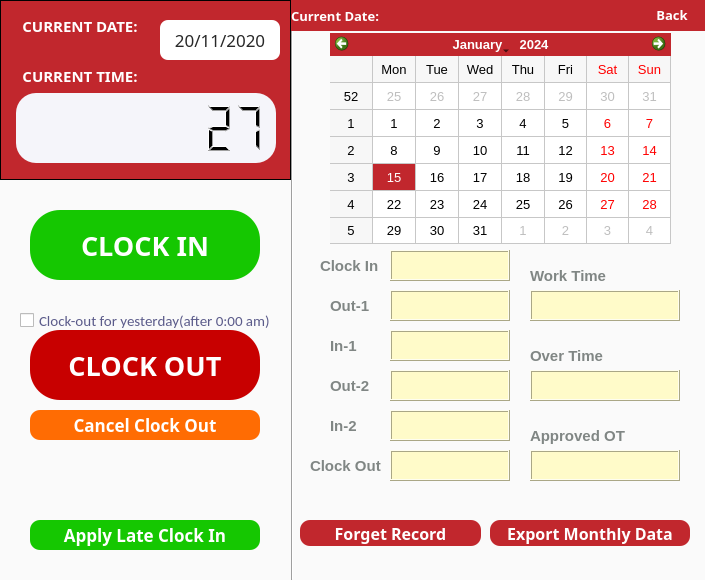
<?xml version="1.0" encoding="UTF-8"?>
<ui version="4.0">
 <class>TimeCard</class>
 <widget class="QMainWindow" name="TimeCard">
  <property name="geometry">
   <rect>
    <x>0</x>
    <y>0</y>
    <width>705</width>
    <height>580</height>
   </rect>
  </property>
  <property name="minimumSize">
   <size>
    <width>705</width>
    <height>580</height>
   </size>
  </property>
  <property name="maximumSize">
   <size>
    <width>705</width>
    <height>580</height>
   </size>
  </property>
  <property name="windowTitle">
   <string>Time Card</string>
  </property>
  <property name="styleSheet">
   <string notr="true">QMainWindow
{
    background-color:rgb(250, 250, 250);

}</string>
  </property>
  <widget class="QWidget" name="centralwidget">
   <widget class="QPushButton" name="pushButton">
    <property name="geometry">
     <rect>
      <x>30</x>
      <y>210</y>
      <width>230</width>
      <height>70</height>
     </rect>
    </property>
    <property name="font">
     <font>
      <family>Microsoft Yahei</family>
      <pointsize>20</pointsize>
      <weight>75</weight>
      <bold>true</bold>
     </font>
    </property>
    <property name="styleSheet">
     <string notr="true">QPushButton

{
    /*字体为微软雅黑*/
    font-family:Microsoft Yahei;
    /*字体大小为20点*/
    font-size:20pt;
    /*字体颜色为白色*/    
    color:white;
    /*背景颜色*/  
    background-color:rgb(21, 199, 1);
    /*边框圆角半径为8像素*/ 
    border-radius:30px;

}

/*按钮停留态*/
QPushButton:hover
{
    /*背景颜色*/  
    background-color:rgb(21, 175, 0);
    padding-left:-3px;
    /*上内边距为3像素，让按下时字向下移动3像素*/  
    padding-top:-3px;
	font-size:23pt;
}

/*按钮按下态*/
QPushButton:pressed
{
    /*背景颜色*/  
    background-color:rgb(0, 113, 0);
    /*左内边距为3像素，让按下时字向右移动3像素*/  
    padding-left:3px;
    /*上内边距为3像素，让按下时字向下移动3像素*/  
    padding-top:3px;
    font-size:20pt;
}</string>
    </property>
    <property name="text">
     <string>CLOCK IN</string>
    </property>
   </widget>
   <widget class="QPushButton" name="pushButton_2">
    <property name="geometry">
     <rect>
      <x>30</x>
      <y>330</y>
      <width>230</width>
      <height>70</height>
     </rect>
    </property>
    <property name="font">
     <font>
      <family>Microsoft Yahei</family>
      <pointsize>20</pointsize>
      <weight>75</weight>
      <bold>true</bold>
     </font>
    </property>
    <property name="styleSheet">
     <string notr="true">QPushButton
{
    /*字体为微软雅黑*/
    font-family:Microsoft Yahei;
    /*字体大小为20点*/
    font-size:20pt;
    /*字体颜色为白色*/    
    color:white;
    /*背景颜色*/  
    background-color:rgb(200, 0, 0);
    /*边框圆角半径为8像素*/ 
    border-radius:30px;
}

/*按钮停留态*/
QPushButton:hover
{
    /*背景颜色*/  
    background-color:rgb(176, 0, 0);
    padding-left:-3px;
    /*上内边距为3像素，让按下时字向下移动3像素*/  
    padding-top:-3px;
	font-size:22pt;
}

/*按钮按下态*/
QPushButton:pressed
{
    /*背景颜色*/  
    background-color:rgb(147, 0, 0);
    /*左内边距为3像素，让按下时字向右移动3像素*/  
    padding-left:3px;
    /*上内边距为3像素，让按下时字向下移动3像素*/  
    padding-top:3px;
    font-size:20pt;
}</string>
    </property>
    <property name="text">
     <string>CLOCK OUT</string>
    </property>
   </widget>
   <widget class="QLCDNumber" name="lcdNumber">
    <property name="geometry">
     <rect>
      <x>16</x>
      <y>93</y>
      <width>260</width>
      <height>70</height>
     </rect>
    </property>
    <property name="font">
     <font>
      <pointsize>11</pointsize>
      <weight>75</weight>
      <italic>false</italic>
      <bold>true</bold>
      <underline>false</underline>
      <strikeout>false</strikeout>
      <stylestrategy>PreferDefault</stylestrategy>
     </font>
    </property>
    <property name="autoFillBackground">
     <bool>false</bool>
    </property>
    <property name="styleSheet">
     <string notr="true">QLCDNumber{
		background-color:rgb(245, 245, 250);
		color:rgb(0, 0, 0);
		 border-radius:20px;
}</string>
    </property>
    <property name="frameShape">
     <enum>QFrame::Panel</enum>
    </property>
    <property name="frameShadow">
     <enum>QFrame::Sunken</enum>
    </property>
    <property name="lineWidth">
     <number>3</number>
    </property>
    <property name="smallDecimalPoint">
     <bool>true</bool>
    </property>
    <property name="digitCount">
     <number>8</number>
    </property>
    <property name="value" stdset="0">
     <double>27.000000000000000</double>
    </property>
   </widget>
   <widget class="QCalendarWidget" name="calendarWidget">
    <property name="geometry">
     <rect>
      <x>330</x>
      <y>33</y>
      <width>341</width>
      <height>211</height>
     </rect>
    </property>
    <property name="font">
     <font>
      <pointsize>10</pointsize>
     </font>
    </property>
    <property name="autoFillBackground">
     <bool>false</bool>
    </property>
    <property name="styleSheet">
     <string notr="true">QCalendarWidget QTableView {
    selection-background-color: #C1272D;
}

#qt_calendar_navigationbar {
    background-color: #C1272D;
	font-weight: bold;
    color: white;
}</string>
    </property>
    <property name="gridVisible">
     <bool>true</bool>
    </property>
   </widget>
   <widget class="Line" name="line">
    <property name="geometry">
     <rect>
      <x>282</x>
      <y>0</y>
      <width>20</width>
      <height>580</height>
     </rect>
    </property>
    <property name="frameShadow">
     <enum>QFrame::Sunken</enum>
    </property>
    <property name="lineWidth">
     <number>1</number>
    </property>
    <property name="orientation">
     <enum>Qt::Vertical</enum>
    </property>
   </widget>
   <widget class="QPushButton" name="pushButton_3">
    <property name="geometry">
     <rect>
      <x>300</x>
      <y>520</y>
      <width>181</width>
      <height>26</height>
     </rect>
    </property>
    <property name="font">
     <font>
      <family>Microsoft Yahei</family>
      <pointsize>12</pointsize>
      <weight>75</weight>
      <bold>true</bold>
     </font>
    </property>
    <property name="styleSheet">
     <string notr="true">QPushButton
{
    /*字体为微软雅黑*/
    font-family:Microsoft Yahei;
    /*字体大小为20点*/
    font-size:12pt;
    /*字体颜色为白色*/    
    color:white;
    /*背景颜色*/  
    background-color:#C1272D;
    /*边框圆角半径为8像素*/ 
    border-radius:10px;
}

/*按钮停留态*/
QPushButton:hover
{
    /*背景颜色*/  
    background-color:#9e1e24;
    padding-left:-3px;
    /*上内边距为3像素，让按下时字向下移动3像素*/  
    padding-top:-3px;

}

/*按钮按下态*/
QPushButton:pressed
{
    /*背景颜色*/  
    background-color:#CD5257;
    /*左内边距为3像素，让按下时字向右移动3像素*/  
    padding-left:3px;
    /*上内边距为3像素，让按下时字向下移动3像素*/  
    padding-top:3px;
}</string>
    </property>
    <property name="text">
     <string>Forget Record</string>
    </property>
   </widget>
   <widget class="QLabel" name="label_2">
    <property name="geometry">
     <rect>
      <x>291</x>
      <y>0</y>
      <width>420</width>
      <height>31</height>
     </rect>
    </property>
    <property name="styleSheet">
     <string notr="true">QWidget
{
    /*字体为微软雅黑*/
    font-family:Microsoft Yahei;
    /*字体大小为20点*/
    font-size:10pt;
    /*字体颜色为白色*/    
	font-weight:bold;
    color:white;
    /*背景颜色*/  
    background-color:#C1272D;

}
</string>
    </property>
    <property name="text">
     <string>Current Date:</string>
    </property>
    <property name="alignment">
     <set>Qt::AlignLeading|Qt::AlignLeft|Qt::AlignVCenter</set>
    </property>
   </widget>
   <widget class="QTextEdit" name="textEdit">
    <property name="geometry">
     <rect>
      <x>390</x>
      <y>250</y>
      <width>120</width>
      <height>31</height>
     </rect>
    </property>
    <property name="styleSheet">
     <string notr="true">QTextEdit

{
    /*字体为微软雅黑*/
    font-family:Microsoft Yahei;
    /*字体大小为20点*/
	color:rgb(50, 50, 50);
   font-size:10pt;
	background-color:rgb(255, 251, 201);
}
</string>
    </property>
    <property name="frameShape">
     <enum>QFrame::Box</enum>
    </property>
    <property name="frameShadow">
     <enum>QFrame::Raised</enum>
    </property>
    <property name="lineWidth">
     <number>1</number>
    </property>
   </widget>
   <widget class="QLabel" name="label_3">
    <property name="geometry">
     <rect>
      <x>320</x>
      <y>250</y>
      <width>90</width>
      <height>31</height>
     </rect>
    </property>
    <property name="font">
     <font>
      <family>Microsoft Yahei UI</family>
      <pointsize>11</pointsize>
      <weight>75</weight>
      <italic>false</italic>
      <bold>true</bold>
     </font>
    </property>
    <property name="styleSheet">
     <string notr="true">QLabel
{
    font-family:Microsoft Yahei UI;
    font-size:11pt; 
    color:rgb(128, 134, 132)
}</string>
    </property>
    <property name="text">
     <string>Clock In</string>
    </property>
   </widget>
   <widget class="QLabel" name="label_4">
    <property name="geometry">
     <rect>
      <x>310</x>
      <y>450</y>
      <width>100</width>
      <height>31</height>
     </rect>
    </property>
    <property name="font">
     <font>
      <family>Microsoft Yahei UI</family>
      <pointsize>11</pointsize>
      <weight>75</weight>
      <italic>false</italic>
      <bold>true</bold>
     </font>
    </property>
    <property name="styleSheet">
     <string notr="true">QLabel
{
    font-family:Microsoft Yahei UI;
    font-size:11pt; 
    color:rgb(128, 134, 132)
}</string>
    </property>
    <property name="text">
     <string>Clock Out</string>
    </property>
   </widget>
   <widget class="QLabel" name="label_5">
    <property name="geometry">
     <rect>
      <x>530</x>
      <y>260</y>
      <width>101</width>
      <height>31</height>
     </rect>
    </property>
    <property name="font">
     <font>
      <family>Microsoft Yahei UI</family>
      <pointsize>11</pointsize>
      <weight>75</weight>
      <italic>false</italic>
      <bold>true</bold>
     </font>
    </property>
    <property name="styleSheet">
     <string notr="true">QLabel
{
    font-family:Microsoft Yahei UI;
    font-size:11pt; 
    color:rgb(128, 134, 132)
}</string>
    </property>
    <property name="text">
     <string>Work Time</string>
    </property>
   </widget>
   <widget class="QTextEdit" name="textEdit_2">
    <property name="geometry">
     <rect>
      <x>390</x>
      <y>450</y>
      <width>120</width>
      <height>31</height>
     </rect>
    </property>
    <property name="styleSheet">
     <string notr="true">QTextEdit

{
    /*字体为微软雅黑*/
    font-family:Microsoft Yahei;
    /*字体大小为20点*/
	color:rgb(50, 50, 50);
   font-size:10pt;
	background-color:rgb(255, 251, 201);
}
</string>
    </property>
    <property name="frameShape">
     <enum>QFrame::Box</enum>
    </property>
    <property name="frameShadow">
     <enum>QFrame::Raised</enum>
    </property>
    <property name="lineWidth">
     <number>1</number>
    </property>
   </widget>
   <widget class="QTextEdit" name="textEdit_3">
    <property name="geometry">
     <rect>
      <x>530</x>
      <y>290</y>
      <width>150</width>
      <height>31</height>
     </rect>
    </property>
    <property name="styleSheet">
     <string notr="true">QTextEdit

{
    /*字体为微软雅黑*/
    font-family:Microsoft Yahei;
    /*字体大小为20点*/
	color:rgb(50, 50, 50);
   font-size:10pt;
	background-color:rgb(255, 251, 201);
}
</string>
    </property>
    <property name="frameShape">
     <enum>QFrame::Box</enum>
    </property>
    <property name="frameShadow">
     <enum>QFrame::Raised</enum>
    </property>
    <property name="lineWidth">
     <number>1</number>
    </property>
   </widget>
   <widget class="QLabel" name="label_6">
    <property name="geometry">
     <rect>
      <x>530</x>
      <y>340</y>
      <width>121</width>
      <height>31</height>
     </rect>
    </property>
    <property name="font">
     <font>
      <family>Microsoft Yahei UI</family>
      <pointsize>11</pointsize>
      <weight>75</weight>
      <italic>false</italic>
      <bold>true</bold>
     </font>
    </property>
    <property name="styleSheet">
     <string notr="true">QLabel
{
    font-family:Microsoft Yahei UI;
    font-size:11pt; 
    color:rgb(128, 134, 132)
}</string>
    </property>
    <property name="text">
     <string>Over Time</string>
    </property>
   </widget>
   <widget class="QTextEdit" name="textEdit_4">
    <property name="geometry">
     <rect>
      <x>530</x>
      <y>370</y>
      <width>150</width>
      <height>31</height>
     </rect>
    </property>
    <property name="styleSheet">
     <string notr="true">QTextEdit

{
    /*字体为微软雅黑*/
    font-family:Microsoft Yahei;
    /*字体大小为20点*/
	color:rgb(50, 50, 50);
   font-size:10pt;
	background-color:rgb(255, 251, 201);
}
</string>
    </property>
    <property name="frameShape">
     <enum>QFrame::Box</enum>
    </property>
    <property name="frameShadow">
     <enum>QFrame::Raised</enum>
    </property>
    <property name="lineWidth">
     <number>1</number>
    </property>
   </widget>
   <widget class="QPushButton" name="pushButton_4">
    <property name="geometry">
     <rect>
      <x>490</x>
      <y>520</y>
      <width>200</width>
      <height>26</height>
     </rect>
    </property>
    <property name="font">
     <font>
      <family>Microsoft Yahei</family>
      <pointsize>12</pointsize>
      <weight>75</weight>
      <bold>true</bold>
     </font>
    </property>
    <property name="styleSheet">
     <string notr="true">QPushButton
{
    /*字体为微软雅黑*/
    font-family:Microsoft Yahei;
    /*字体大小为20点*/
    font-size:12pt;
    /*字体颜色为白色*/    
    color:white;
    /*背景颜色*/  
    background-color:#C1272D;
    /*边框圆角半径为8像素*/ 
    border-radius:10px;
}

/*按钮停留态*/
QPushButton:hover
{
    /*背景颜色*/  
    background-color:#9e1e24;
    padding-left:-3px;
    /*上内边距为3像素，让按下时字向下移动3像素*/  
    padding-top:-3px;
}

/*按钮按下态*/
QPushButton:pressed
{
    /*背景颜色*/  
    background-color:#CD5257;
    /*左内边距为3像素，让按下时字向右移动3像素*/  
    padding-left:3px;
    /*上内边距为3像素，让按下时字向下移动3像素*/  
    padding-top:3px;
}</string>
    </property>
    <property name="text">
     <string>Export Monthly Data</string>
    </property>
   </widget>
   <widget class="QLabel" name="label_7">
    <property name="geometry">
     <rect>
      <x>530</x>
      <y>420</y>
      <width>121</width>
      <height>31</height>
     </rect>
    </property>
    <property name="font">
     <font>
      <family>Microsoft Yahei UI</family>
      <pointsize>11</pointsize>
      <weight>75</weight>
      <italic>false</italic>
      <bold>true</bold>
     </font>
    </property>
    <property name="styleSheet">
     <string notr="true">QLabel
{
    font-family:Microsoft Yahei UI;
    font-size:11pt; 
    color:rgb(128, 134, 132)
}</string>
    </property>
    <property name="text">
     <string>Approved OT</string>
    </property>
   </widget>
   <widget class="QTextEdit" name="textEdit_5">
    <property name="geometry">
     <rect>
      <x>530</x>
      <y>450</y>
      <width>150</width>
      <height>31</height>
     </rect>
    </property>
    <property name="styleSheet">
     <string notr="true">QTextEdit

{
    /*字体为微软雅黑*/
    font-family:Microsoft Yahei;
    /*字体大小为20点*/
	color:rgb(50, 50, 50);
   font-size:10pt;
	background-color:rgb(255, 251, 201);
}
</string>
    </property>
    <property name="frameShape">
     <enum>QFrame::Box</enum>
    </property>
    <property name="frameShadow">
     <enum>QFrame::Raised</enum>
    </property>
    <property name="lineWidth">
     <number>1</number>
    </property>
   </widget>
   <widget class="QPushButton" name="pushButton_6">
    <property name="geometry">
     <rect>
      <x>640</x>
      <y>0</y>
      <width>64</width>
      <height>30</height>
     </rect>
    </property>
    <property name="styleSheet">
     <string notr="true">QPushButton
{
    /*字体为微软雅黑*/
    font-family:Microsoft Yahei;
    /*字体大小为20点*/
    font-size:10pt;
    /*字体颜色为白色*/
	font-weight:bold;    
    color:white;
    /*背景颜色*/  
    background-color:#C1272D;
    /*边框圆角半径为8像素*/ 
    border-radius:10px;
}

/*按钮停留态*/
QPushButton:hover
{
    /*背景颜色*/  
    background-color:#9e1e24;
    padding-left:-3px;
    /*上内边距为3像素，让按下时字向下移动3像素*/  
    padding-top:-3px;
}

/*按钮按下态*/
QPushButton:pressed
{
    /*背景颜色*/  
    background-color:#CD5257;
    /*左内边距为3像素，让按下时字向右移动3像素*/  
    padding-left:3px;
    /*上内边距为3像素，让按下时字向下移动3像素*/  
    padding-top:3px;
}</string>
    </property>
    <property name="text">
     <string>Back</string>
    </property>
   </widget>
   <widget class="QFrame" name="frame">
    <property name="geometry">
     <rect>
      <x>0</x>
      <y>0</y>
      <width>291</width>
      <height>180</height>
     </rect>
    </property>
    <property name="styleSheet">
     <string notr="true">QFrame
{
    background-color:#C1272D;
}
</string>
    </property>
    <property name="frameShape">
     <enum>QFrame::Panel</enum>
    </property>
    <property name="frameShadow">
     <enum>QFrame::Plain</enum>
    </property>
    <property name="lineWidth">
     <number>1</number>
    </property>
    <widget class="QLabel" name="label_8">
     <property name="geometry">
      <rect>
       <x>10</x>
       <y>10</y>
       <width>140</width>
       <height>31</height>
      </rect>
     </property>
     <property name="styleSheet">
      <string notr="true">QWidget
{
    /*字体为微软雅黑*/
    font-family:Microsoft Yahei;
    /*字体大小为20点*/
    font-size:11pt;
    /*字体颜色为白色*/    
	font-weight:bold;
    color:white;
    /*背景颜色*/  
    background-color:#C1272D;

}
</string>
     </property>
     <property name="text">
      <string>CURRENT DATE:</string>
     </property>
     <property name="alignment">
      <set>Qt::AlignCenter</set>
     </property>
    </widget>
    <widget class="QLabel" name="label">
     <property name="geometry">
      <rect>
       <x>10</x>
       <y>60</y>
       <width>140</width>
       <height>31</height>
      </rect>
     </property>
     <property name="styleSheet">
      <string notr="true">QWidget
{
    /*字体为微软雅黑*/
    font-family:Microsoft Yahei;
    /*字体大小为20点*/
    font-size:11pt;
    /*字体颜色为白色*/    
	font-weight:bold;
    color:white;
    /*背景颜色*/  
    background-color:#C1272D;

}
</string>
     </property>
     <property name="text">
      <string>CURRENT TIME:</string>
     </property>
     <property name="alignment">
      <set>Qt::AlignCenter</set>
     </property>
    </widget>
    <widget class="QLabel" name="label_9">
     <property name="geometry">
      <rect>
       <x>160</x>
       <y>20</y>
       <width>120</width>
       <height>40</height>
      </rect>
     </property>
     <property name="styleSheet">
      <string notr="true">QWidget
{
    /*字体为微软雅黑*/
    font-family:Microsoft Yahei;
    /*字体大小为20点*/
    font-size:13pt;
    /*字体颜色为白色*/    
	
    color:rgb(40, 40, 40);
    /*背景颜色*/  
    background-color:white;
	border-radius: 8px;
}
</string>
     </property>
     <property name="text">
      <string>20/11/2020</string>
     </property>
     <property name="alignment">
      <set>Qt::AlignCenter</set>
     </property>
    </widget>
   </widget>
   <widget class="QPushButton" name="pushButton_5">
    <property name="geometry">
     <rect>
      <x>30</x>
      <y>410</y>
      <width>230</width>
      <height>30</height>
     </rect>
    </property>
    <property name="font">
     <font>
      <family>Microsoft Yahei</family>
      <pointsize>13</pointsize>
      <weight>75</weight>
      <bold>true</bold>
     </font>
    </property>
    <property name="styleSheet">
     <string notr="true">QPushButton
{
    /*字体为微软雅黑*/
    font-family:Microsoft Yahei;
    /*字体大小为20点*/
    font-size:13pt;
    /*字体颜色为白色*/    
    color:white;
    /*背景颜色*/  
    background-color:rgb(255, 108, 3);
    /*边框圆角半径为8像素*/ 
    border-radius:10px;
}

/*按钮停留态*/
QPushButton:hover
{
    /*背景颜色*/  
    background-color:rgb(220, 93, 2);
    padding-left:-3px;
    /*上内边距为3像素，让按下时字向下移动3像素*/  
    padding-top:-3px;

}

/*按钮按下态*/
QPushButton:pressed
{
    /*背景颜色*/  
    background-color:rgb(163, 69, 1);
    /*左内边距为3像素，让按下时字向右移动3像素*/  
    padding-left:3px;
    /*上内边距为3像素，让按下时字向下移动3像素*/  
    padding-top:3px;

}</string>
    </property>
    <property name="text">
     <string>Cancel Clock Out</string>
    </property>
   </widget>
   <widget class="QCheckBox" name="checkBox">
    <property name="geometry">
     <rect>
      <x>20</x>
      <y>310</y>
      <width>251</width>
      <height>21</height>
     </rect>
    </property>
    <property name="styleSheet">
     <string notr="true">QCheckBox{

	color:rgb(91, 91, 138);
	    font-family:Calibri;
    /*字体大小为20点*/
   font-size:11pt;

}</string>
    </property>
    <property name="text">
     <string>Clock-out for yesterday(after 0:00 am)</string>
    </property>
   </widget>
   <widget class="QPushButton" name="pushButton_7">
    <property name="geometry">
     <rect>
      <x>30</x>
      <y>520</y>
      <width>230</width>
      <height>30</height>
     </rect>
    </property>
    <property name="font">
     <font>
      <family>Microsoft Yahei</family>
      <pointsize>13</pointsize>
      <weight>75</weight>
      <bold>true</bold>
     </font>
    </property>
    <property name="styleSheet">
     <string notr="true">QPushButton

{
    /*字体为微软雅黑*/
    font-family:Microsoft Yahei;
    /*字体大小为20点*/
    font-size:13pt;
    /*字体颜色为白色*/    
    color:white;
    /*背景颜色*/  
    background-color:rgb(21, 199, 1);
    /*边框圆角半径为8像素*/ 
    border-radius:10px;

}

/*按钮停留态*/
QPushButton:hover
{
    /*背景颜色*/  
    background-color:rgb(21, 175, 0);
    padding-left:-3px;
    /*上内边距为3像素，让按下时字向下移动3像素*/  
    padding-top:-3px;

}

/*按钮按下态*/
QPushButton:pressed
{
    /*背景颜色*/  
    background-color:rgb(0, 113, 0);
    /*左内边距为3像素，让按下时字向右移动3像素*/  
    padding-left:3px;
    /*上内边距为3像素，让按下时字向下移动3像素*/  
    padding-top:3px;
}</string>
    </property>
    <property name="text">
     <string>Apply Late Clock In</string>
    </property>
   </widget>
   <widget class="QTextEdit" name="textEdit_6">
    <property name="geometry">
     <rect>
      <x>390</x>
      <y>290</y>
      <width>120</width>
      <height>31</height>
     </rect>
    </property>
    <property name="styleSheet">
     <string notr="true">QTextEdit

{
    /*字体为微软雅黑*/
    font-family:Microsoft Yahei;
    /*字体大小为20点*/
	color:rgb(50, 50, 50);
   font-size:10pt;
	background-color:rgb(255, 251, 201);
}
</string>
    </property>
    <property name="frameShape">
     <enum>QFrame::Box</enum>
    </property>
    <property name="frameShadow">
     <enum>QFrame::Raised</enum>
    </property>
    <property name="lineWidth">
     <number>1</number>
    </property>
   </widget>
   <widget class="QLabel" name="label_10">
    <property name="geometry">
     <rect>
      <x>330</x>
      <y>290</y>
      <width>60</width>
      <height>31</height>
     </rect>
    </property>
    <property name="font">
     <font>
      <family>Microsoft Yahei UI</family>
      <pointsize>11</pointsize>
      <weight>75</weight>
      <italic>false</italic>
      <bold>true</bold>
     </font>
    </property>
    <property name="styleSheet">
     <string notr="true">QLabel
{
    font-family:Microsoft Yahei UI;
    font-size:11pt; 
    color:rgb(128, 134, 132)
}</string>
    </property>
    <property name="text">
     <string>Out-1</string>
    </property>
   </widget>
   <widget class="QTextEdit" name="textEdit_7">
    <property name="geometry">
     <rect>
      <x>390</x>
      <y>330</y>
      <width>120</width>
      <height>31</height>
     </rect>
    </property>
    <property name="styleSheet">
     <string notr="true">QTextEdit

{
    /*字体为微软雅黑*/
    font-family:Microsoft Yahei;
    /*字体大小为20点*/
	color:rgb(50, 50, 50);
   font-size:10pt;
	background-color:rgb(255, 251, 201);
}
</string>
    </property>
    <property name="frameShape">
     <enum>QFrame::Box</enum>
    </property>
    <property name="frameShadow">
     <enum>QFrame::Raised</enum>
    </property>
    <property name="lineWidth">
     <number>1</number>
    </property>
   </widget>
   <widget class="QLabel" name="label_11">
    <property name="geometry">
     <rect>
      <x>330</x>
      <y>330</y>
      <width>60</width>
      <height>31</height>
     </rect>
    </property>
    <property name="font">
     <font>
      <family>Microsoft Yahei UI</family>
      <pointsize>11</pointsize>
      <weight>75</weight>
      <italic>false</italic>
      <bold>true</bold>
     </font>
    </property>
    <property name="styleSheet">
     <string notr="true">QLabel
{
    font-family:Microsoft Yahei UI;
    font-size:11pt; 
    color:rgb(128, 134, 132)
}</string>
    </property>
    <property name="text">
     <string>In-1</string>
    </property>
   </widget>
   <widget class="QTextEdit" name="textEdit_8">
    <property name="geometry">
     <rect>
      <x>390</x>
      <y>370</y>
      <width>120</width>
      <height>31</height>
     </rect>
    </property>
    <property name="styleSheet">
     <string notr="true">QTextEdit

{
    /*字体为微软雅黑*/
    font-family:Microsoft Yahei;
    /*字体大小为20点*/
	color:rgb(50, 50, 50);
   font-size:10pt;
	background-color:rgb(255, 251, 201);
}
</string>
    </property>
    <property name="frameShape">
     <enum>QFrame::Box</enum>
    </property>
    <property name="frameShadow">
     <enum>QFrame::Raised</enum>
    </property>
    <property name="lineWidth">
     <number>1</number>
    </property>
   </widget>
   <widget class="QLabel" name="label_12">
    <property name="geometry">
     <rect>
      <x>330</x>
      <y>370</y>
      <width>60</width>
      <height>31</height>
     </rect>
    </property>
    <property name="font">
     <font>
      <family>Microsoft Yahei UI</family>
      <pointsize>11</pointsize>
      <weight>75</weight>
      <italic>false</italic>
      <bold>true</bold>
     </font>
    </property>
    <property name="styleSheet">
     <string notr="true">QLabel
{
    font-family:Microsoft Yahei UI;
    font-size:11pt; 
    color:rgb(128, 134, 132)
}</string>
    </property>
    <property name="text">
     <string>Out-2</string>
    </property>
   </widget>
   <widget class="QTextEdit" name="textEdit_9">
    <property name="geometry">
     <rect>
      <x>390</x>
      <y>410</y>
      <width>120</width>
      <height>31</height>
     </rect>
    </property>
    <property name="styleSheet">
     <string notr="true">QTextEdit

{
    /*字体为微软雅黑*/
    font-family:Microsoft Yahei;
    /*字体大小为20点*/
	color:rgb(50, 50, 50);
   font-size:10pt;
	background-color:rgb(255, 251, 201);
}
</string>
    </property>
    <property name="frameShape">
     <enum>QFrame::Box</enum>
    </property>
    <property name="frameShadow">
     <enum>QFrame::Raised</enum>
    </property>
    <property name="lineWidth">
     <number>1</number>
    </property>
   </widget>
   <widget class="QLabel" name="label_13">
    <property name="geometry">
     <rect>
      <x>330</x>
      <y>410</y>
      <width>50</width>
      <height>31</height>
     </rect>
    </property>
    <property name="font">
     <font>
      <family>Microsoft Yahei UI</family>
      <pointsize>11</pointsize>
      <weight>75</weight>
      <italic>false</italic>
      <bold>true</bold>
     </font>
    </property>
    <property name="styleSheet">
     <string notr="true">QLabel
{
    font-family:Microsoft Yahei UI;
    font-size:11pt; 
    color:rgb(128, 134, 132)
}</string>
    </property>
    <property name="text">
     <string>In-2</string>
    </property>
   </widget>
   <zorder>frame</zorder>
   <zorder>pushButton</zorder>
   <zorder>pushButton_2</zorder>
   <zorder>lcdNumber</zorder>
   <zorder>calendarWidget</zorder>
   <zorder>line</zorder>
   <zorder>pushButton_3</zorder>
   <zorder>label_2</zorder>
   <zorder>textEdit</zorder>
   <zorder>label_3</zorder>
   <zorder>label_4</zorder>
   <zorder>label_5</zorder>
   <zorder>textEdit_2</zorder>
   <zorder>textEdit_3</zorder>
   <zorder>label_6</zorder>
   <zorder>textEdit_4</zorder>
   <zorder>pushButton_4</zorder>
   <zorder>label_7</zorder>
   <zorder>textEdit_5</zorder>
   <zorder>pushButton_6</zorder>
   <zorder>pushButton_5</zorder>
   <zorder>checkBox</zorder>
   <zorder>pushButton_7</zorder>
   <zorder>textEdit_6</zorder>
   <zorder>label_10</zorder>
   <zorder>textEdit_7</zorder>
   <zorder>label_11</zorder>
   <zorder>textEdit_8</zorder>
   <zorder>label_12</zorder>
   <zorder>textEdit_9</zorder>
   <zorder>label_13</zorder>
  </widget>
 </widget>
 <resources/>
 <connections/>
</ui>
